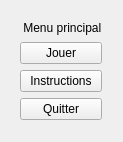
<?xml version="1.0" encoding="UTF-8"?>
<ui version="4.0">
 <class>widget</class>
 <widget class="QWidget" name="widget">
  <property name="geometry">
   <rect>
    <x>0</x>
    <y>0</y>
    <width>123</width>
    <height>142</height>
   </rect>
  </property>
  <property name="windowTitle">
   <string>Form</string>
  </property>
  <widget class="QWidget" name="">
   <property name="geometry">
    <rect>
     <x>20</x>
     <y>20</y>
     <width>82</width>
     <height>100</height>
    </rect>
   </property>
   <layout class="QVBoxLayout" name="verticalLayout">
    <item>
     <widget class="QLabel" name="label">
      <property name="text">
       <string> Menu principal</string>
      </property>
     </widget>
    </item>
    <item>
     <widget class="QPushButton" name="accesMorpion">
      <property name="text">
       <string>Jouer</string>
      </property>
     </widget>
    </item>
    <item>
     <widget class="QPushButton" name="instruction">
      <property name="text">
       <string>Instructions</string>
      </property>
     </widget>
    </item>
    <item>
     <widget class="QPushButton" name="quitter">
      <property name="text">
       <string>Quitter</string>
      </property>
     </widget>
    </item>
   </layout>
  </widget>
 </widget>
 <resources/>
 <connections>
  <connection>
   <sender>accesMorpion</sender>
   <signal>pressed()</signal>
   <receiver>widget</receiver>
   <slot>jouer()</slot>
   <hints>
    <hint type="sourcelabel">
     <x>85</x>
     <y>49</y>
    </hint>
    <hint type="destinationlabel">
     <x>112</x>
     <y>41</y>
    </hint>
   </hints>
  </connection>
 </connections>
 <slots>
  <slot>jouer()</slot>
 </slots>
</ui>
